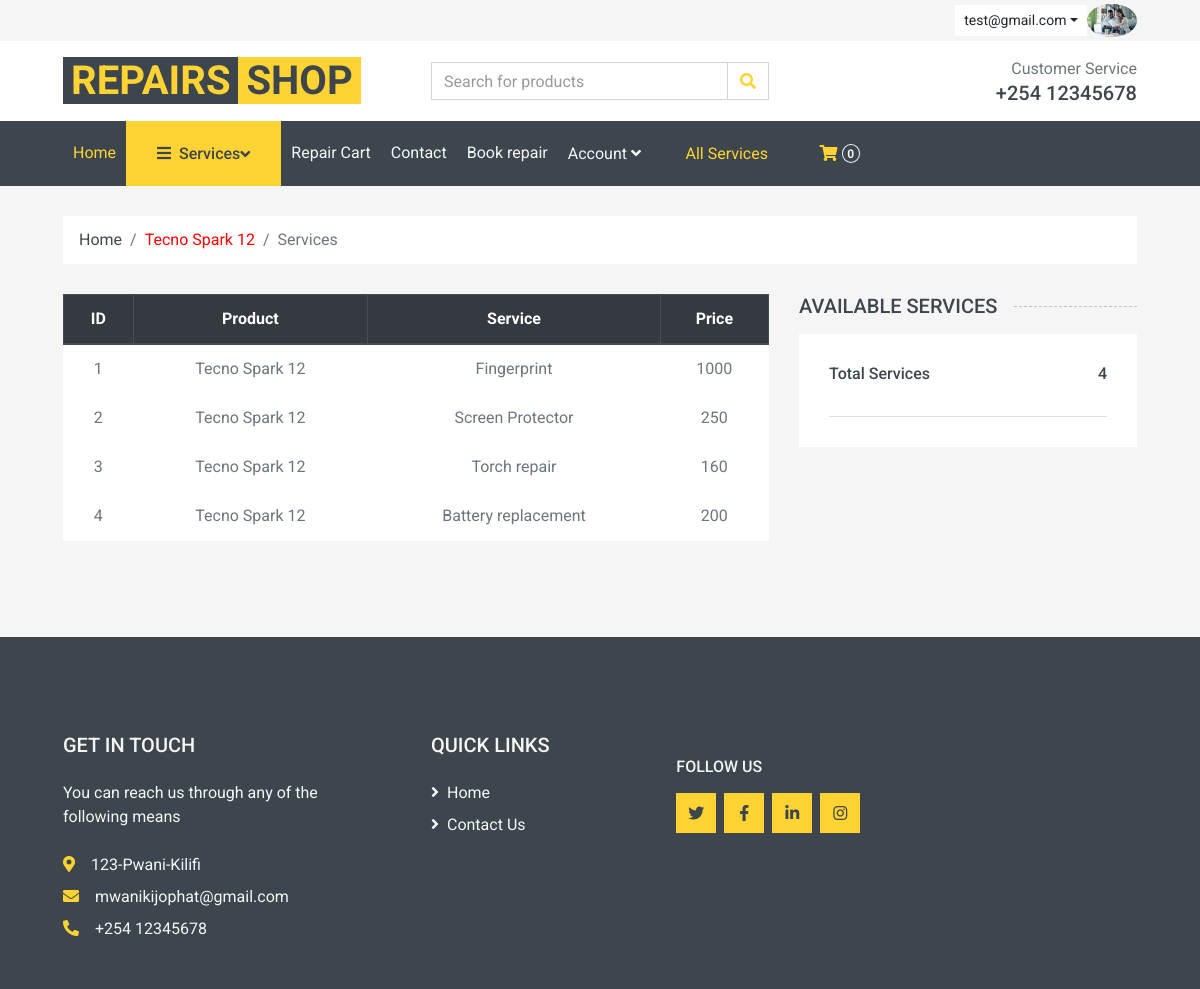
/category.php?id=3 (signed in), run on the app's committed database.
### tables this page shows
CREATE TABLE `users` (
  `id` bigint(255) NOT NULL,
  `fname` varchar(15) NOT NULL,
  `lname` varchar(15) NOT NULL,
  `email` varchar(255) NOT NULL,
  `password` varchar(255) NOT NULL,
  `contact` int(15) NOT NULL,
  `status` int(2) DEFAULT NULL,
  `creationdate` timestamp NOT NULL DEFAULT current_timestamp(),
  `updationdate` timestamp NULL DEFAULT NULL ON UPDATE current_timestamp(),
  `profilepic` varchar(100) NOT NULL
);

CREATE TABLE `system` (
  `id` int(11) NOT NULL,
  `email` varchar(50) NOT NULL,
  `address` varchar(100) NOT NULL,
  `mobile` int(15) NOT NULL,
  `working hours` varchar(100) NOT NULL,
  `profilepic` varchar(100) NOT NULL
);

CREATE TABLE `product` (
  `id` int(11) NOT NULL,
  `pname` varchar(30) NOT NULL,
  `date_created` datetime NOT NULL DEFAULT current_timestamp(),
  `status` int(11) NOT NULL,
  `pimage` varchar(50) NOT NULL
);

CREATE TABLE `services` (
  `id` int(11) NOT NULL,
  `sname` varchar(30) NOT NULL,
  `price` float NOT NULL DEFAULT 0,
  `pid` int(11) NOT NULL,
  `date_created` datetime NOT NULL DEFAULT current_timestamp(),
  `status` int(11) NOT NULL
);

### category.php (the view, shortened to what this page needs)
<?php
include('includes/config.php');
if (strlen($_SESSION['login']) == 0) {
    header('location: login.php');
} else {
    ?>
<!DOCTYPE html>
<html lang="en">
<head>
    <link href="https://cdnjs.cloudflare.com/ajax/libs/font-awesome/5.10.0/css/all.min.css" rel="stylesheet">
    <link href="lib/animate/animate.min.css" rel="stylesheet">
    <link href="lib/owlcarousel/assets/owl.carousel.min.css" rel="stylesheet">
    <link href="css/style.css" rel="stylesheet">
</head>
<body>
<?php include('includes/header.php');?>
    <div class="container-fluid">
        <div class="row px-xl-5">
            <div class="col-12">
                <nav class="breadcrumb bg-light mb-30">
                    <a class="breadcrumb-item text-dark" href="#">Home</a><?php
                  $id=$_GET['id'];
                  $sql = "SELECT id,pname from product where id=:id";
                  $query = $dbh -> prepare($sql);
                  $query -> bindParam(':id',$id, PDO::PARAM_STR);
                  $query->execute();
                  $results=$query->fetchAll(PDO::FETCH_OBJ);
                  if($query->rowCount() > 0)
                  {
                  foreach($results as $result)
                  { ?>
                    <a class="breadcrumb-item text-dark" href="#"><span style="color:red"><?php echo htmlentities($result->pname);}}?></span></a>
                    <span class="breadcrumb-item active">Services</span>
                </nav>
            </div>
        </div>
    </div>
    <div class="container-fluid">
        <div class="row px-xl-5">
            <div class="col-lg-8 table-responsive mb-5">
                <table class="table table-light table-bordered table-hover text-center mb-0">
                    <thead class="thead-dark">
                        <tr>
                            <th>ID</th>
                            <th>Product</th>
                            <th>Service</th>
                            <th>Price</th>
                        </tr>
                    </thead>
                    <tbody class="align-middle">
                    <?php
$id=intval($_GET['id']);
    $sql="SELECT services.*, product.pname FROM services INNER JOIN product on product.id=services.pid  AND services.pid=:id ORDER BY services.id DESC LIMIT 50";
                                  $query = $dbh->prepare($sql);
                                   $query->bindParam(':id', $id, PDO::PARAM_STR);
                                   $query->execute();
                                   $results = $query->fetchAll(PDO::FETCH_OBJ);
                                   $cnt = 1;
                                   if ($query->rowCount() > 0) {
                                       foreach ($results as $result) { ?>
                        <tr><td class="align-middle"> <?php echo htmlentities($cnt); ?></td>
                            <td class="align-middle"> <?php echo htmlentities($result->pname); ?></td>
                            <td class="align-middle"><?php echo htmlentities($result->sname); ?></td>
                            <td class="align-middle"><?php echo htmlentities($result->price); ?> </td>
                        </tr>
                        <?php $cnt = $cnt + 1;
                                        }
                                    } ?>
                    </tbody>
                </table>
            </div>
            <div class="col-lg-4">
                <h5 class="section-title position-relative text-uppercase mb-3"><span class="bg-secondary pr-3">Available Services</span></h5>
                <div class="bg-light p-30 mb-5">
                    <div class="border-bottom pb-2">
                    <?php
$id=intval($_GET['id']);
$status=1;
                     $sql = "SELECT * FROM services where services.pid=:id and services.status=:status";
                                     $query = $dbh->prepare($sql);
                                     $query->bindParam(':id', $id, PDO::PARAM_STR);
                                     $query->bindParam(':status', $status, PDO::PARAM_STR);
                                     $query->execute();
                                     $totalitems = $query->rowCount();
                                     ?>
                    <div class="d-flex justify-content-between mb-3">
                            <h6>Total Services </h6>
                            <h6> <?php echo htmlentities($totalitems); ?>  </h6>
                        </div>
                    </div>
                </div>
            </div>
        </div>
    </div>
    <?php include('includes/footer.php');?>
</body>
</html>
<?php }?>

### includes/header.php (shortened to what this page needs)
<div class="container-fluid">
    <div class="row bg-secondary py-1 px-xl-5">
        <div class="col-lg-6 d-none d-lg-block">
        </div>
        <?php
                $email = $_SESSION['login'];
                $sql2 = "SELECT `email` FROM `users` WHERE `email`=:email;";
                $query = $dbh->prepare($sql2);
                $query->bindParam(':email', $email, PDO::PARAM_STR);
                $query->execute();
                $results = $query->fetchAll(PDO::FETCH_OBJ);
                if ($query->rowCount() > 0) {
                    foreach ($results as $result) {
                ?>
        <div class="col-lg-6 text-center text-lg-right">
            <div class="d-inline-flex align-items-center">
                <div class="btn-group">
                    <button type="button" class="btn btn-sm btn-light dropdown-toggle" data-toggle="dropdown"><?php echo htmlentities($result->email); }}?></button>
                </div>
                <div class="btn-group">
                <img  src="photos/d41d8cd98f00b204e9800998ecf8427e1656931295.jpg" class="img-profile rounded-circle" style="width:50px" alt="Cinque Terre">
                </div>
            </div>
            <?php
                                 $email1 = $_SESSION['login'];
                                 $sql1 = "SELECT `id` FROM `users` WHERE `email`=:email1";
                                 $query1 = $dbh->prepare($sql1);
                                 $query1->bindParam(':email1', $email1, PDO::PARAM_STR);
                                 $query1->execute();
                                 $results1 = $query1->fetchAll(PDO::FETCH_OBJ);
                                 if ($query1->rowCount() > 0) {
                                     foreach ($results1 as $result1) {
                                         $uid = $result1->id;
                                     }
                                 }
                                 ?>
        </div>
    </div>
    <div class="row align-items-center bg-light py-3 px-xl-5 d-none d-lg-flex">
        <div class="col-lg-4">
            <a href="#" class="text-decoration-none">
                <span class="h1 text-uppercase text-primary bg-dark px-2">Repairs</span>
                <span class="h1 text-uppercase text-dark bg-primary px-2 ml-n1">Shop</span>
            </a>
        </div>
        <div class="col-lg-4 col-6 text-left">
            <form action="">
                <div class="input-group">
                    <input type="text" class="form-control" placeholder="Search for products">
                    <div class="input-group-append">
                        <span class="input-group-text bg-transparent text-primary">
                            <i class="fa fa-search"></i>
                        </span>
                    </div>
                </div>
            </form>
        </div>
        <?php
                                            $sql = "SELECT * from system";
                                            $query = $dbh->prepare($sql);
                                            $query->execute();
                                            $results = $query->fetchAll(PDO::FETCH_OBJ);
                                            if ($query->rowCount() > 0) {
                                            foreach ($results
                                            as $result) { ?>
        <div class="col-lg-4 col-6 text-right">
            <p class="m-0">Customer Service</p>
            <h5 class="m-0">+254 <?php echo htmlentities($result->mobile);}} ?></h5>
        </div>
    </div>
</div>
<div class="container-fluid bg-dark mb-30">
    <div class="row px-xl-5">
        <div class="col-lg-9">
            <nav class="navbar navbar-expand-lg bg-dark navbar-dark py-3 py-lg-0 px-0">
                <div class="collapse navbar-collapse justify-content-between" id="navbarCollapse">
                    <div class="navbar-nav mr-auto py-0">
                        <a href="index.php" class="nav-item nav-link active">Home</a>
                        <div class="nav-item dropdown">
                            <a href="#" class="btn d-flex align-items-center justify-content-between bg-primary w-100" style="height: 65px; padding: 0 30px;"  data-toggle="dropdown"><h6 class="text-dark m-0"><i class="fa fa-bars mr-2"></i>Services</h6>  <i class="fa fa-angle-down text-dark"></i></a>
                        </div>
                        <div class="nav-item dropdown">
                            <a href="cart.php" class="nav-link dropdown-toggle">Repair Cart</i></a>
                        </div>
                        <a href="contact.php" class="nav-item nav-link">Contact</a>
                        <a href="add-repair.php" class="nav-item nav-link">Book repair</a>
                        <div class="nav-item dropdown">
                            <a href="#" class="nav-link dropdown-toggle" data-toggle="dropdown">Account <i class="fa fa-angle-down mt-1"></i></a>
                        </div>
                    </div>
                    <a href="all-services.php" class="nav-item nav-link">All Services</a>
                    <div class="navbar-nav ml-auto py-0 d-none d-lg-block">
                    <?php
                                 $email1 = $_SESSION['login'];
                                 $sql1 = "SELECT `id` FROM `users` WHERE `email`=:email1";
                                 $query1 = $dbh->prepare($sql1);
                                 $query1->bindParam(':email1', $email1, PDO::PARAM_STR);
                                 $query1->execute();
                                 $results1 = $query1->fetchAll(PDO::FETCH_OBJ);
                                 if ($query1->rowCount() > 0) {
                                     foreach ($results1 as $result1) {
                                         $uid = $result1->id;
                                     }
                                 }
                                 $status = 0;
                                $sql = "SELECT * FROM repairs WHERE  repairs.status=:status and repairs.userid=:uid order by repairs.id desc ";
                                 $query = $dbh->prepare($sql);
                                 $query->bindParam(':uid', $uid, PDO::PARAM_STR);
                                 $query->bindParam(':status', $status, PDO::PARAM_STR);
                                 $query->execute();
                                 $totalitems = $query->rowCount();
                                 ?>
                        <a href="" class="btn px-0 ml-3">
                            <i class="fas fa-shopping-cart text-primary"></i>
                            <span class="badge text-secondary border border-secondary rounded-circle" style="padding-bottom: 2px;"><?php echo htmlentities($totalitems); ?></span>
                        </a>
                    </div>
                </div>
            </nav>
        </div>
    </div>
</div>

### includes/footer.php (shortened to what this page needs)
<div class="container-fluid bg-dark text-secondary mt-5 pt-5">
    <div class="row px-xl-5 pt-5">
        <div class="col-lg-4 col-md-12 mb-5 pr-3 pr-xl-5">
        <?php
                                            $sql = "SELECT * from system";
                                            $query = $dbh->prepare($sql);
                                            $query->execute();
                                            $results = $query->fetchAll(PDO::FETCH_OBJ);
                                            if ($query->rowCount() > 0) {
                                            foreach ($results
                                            as $result) { ?>
            <h5 class="text-secondary text-uppercase mb-4">Get In Touch</h5>
            <p class="mb-4">You can reach us through any of the following means</p>
            <p class="mb-2"><i class="fa fa-map-marker-alt text-primary mr-3"></i><?php echo htmlentities($result->address); ?></p>
            <p class="mb-2"><i class="fa fa-envelope text-primary mr-3"></i><?php echo htmlentities($result->email); ?></p>
            <p class="mb-0"><i class="fa fa-phone-alt text-primary mr-3"></i>+254 <?php echo htmlentities($result->mobile);}} ?></p>
        </div>
        <div class="col-lg-8 col-md-12">
            <div class="row">
                <div class="col-md-4 mb-5">
                    <h5 class="text-secondary text-uppercase mb-4">Quick Links</h5>
                    <div class="d-flex flex-column justify-content-start">
                        <a class="text-secondary mb-2" href="index.php"><i class="fa fa-angle-right mr-2"></i>Home</a>
                        <a class="text-secondary" href="contact.php"><i class="fa fa-angle-right mr-2"></i>Contact Us</a>
                    </div>
                </div>
                <div class="col-md-4 mb-5">
                    <h6 class="text-secondary text-uppercase mt-4 mb-3">Follow Us</h6>
                    <div class="d-flex">
                        <a class="btn btn-primary btn-square mr-2" href="#"><i class="fab fa-twitter"></i></a>
                        <a class="btn btn-primary btn-square mr-2" href="#"><i class="fab fa-facebook-f"></i></a>
                        <a class="btn btn-primary btn-square mr-2" href="#"><i class="fab fa-linkedin-in"></i></a>
                        <a class="btn btn-primary btn-square" href="#"><i class="fab fa-instagram"></i></a>
                    </div>
                </div>
            </div>
        </div>
    </div>
</div>

### data on the page
users: email "test@gmail.com"
system: mobile "12345678", address "123-Pwani-Kilifi", email "mwanikijophat@gmail.com"
product: pname "Tecno Spark 12"
services: product.pname "Tecno Spark 12", sname "Fingerprint", price "1000"
services: product.pname "Tecno Spark 12", sname "Screen Protector", price "250"
services: product.pname "Tecno Spark 12", sname "Torch repair", price "160"
services: product.pname "Tecno Spark 12", sname "Battery replacement", price "200"

### other printed values
$totalitems "0"
$totalitems "4"
